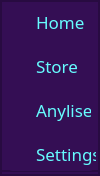
        <widget class="QFrame" name="leftBar">
         <property name="sizePolicy">
          <sizepolicy hsizetype="Preferred" vsizetype="Preferred">
           <horstretch>0</horstretch>
           <verstretch>0</verstretch>
          </sizepolicy>
         </property>
         <property name="minimumSize">
          <size>
           <width>0</width>
           <height>0</height>
          </size>
         </property>
         <property name="maximumSize">
          <size>
           <width>100</width>
           <height>16777215</height>
          </size>
         </property>
         <property name="styleSheet">
          <string notr="true">background-color: rgb(52, 14, 84);</string>
         </property>
         <property name="frameShape">
          <enum>QFrame::StyledPanel</enum>
         </property>
         <property name="frameShadow">
          <enum>QFrame::Raised</enum>
         </property>
         <layout class="QVBoxLayout" name="verticalLayout_3">
          <property name="spacing">
           <number>0</number>
          </property>
          <property name="leftMargin">
           <number>0</number>
          </property>
          <property name="topMargin">
           <number>0</number>
          </property>
          <property name="rightMargin">
           <number>0</number>
          </property>
          <property name="bottomMargin">
           <number>0</number>
          </property>
          <item>
           <widget class="QFrame" name="MainTabs">
            <property name="minimumSize">
             <size>
              <width>0</width>
              <height>150</height>
             </size>
            </property>
            <property name="maximumSize">
             <size>
              <width>16777215</width>
              <height>170</height>
             </size>
            </property>
            <property name="styleSheet">
             <string notr="true">QPushButton {
	border-radius: 7px;
	color: rgb(102, 252, 255);
	font: 13pt &quot;Mongolian Baiti&quot;;
	text-align: left;
}
QPushButton::hover {
	background-color: rgb(170, 0, 255, 100);
}</string>
            </property>
            <property name="frameShape">
             <enum>QFrame::StyledPanel</enum>
            </property>
            <property name="frameShadow">
             <enum>QFrame::Raised</enum>
            </property>
            <layout class="QVBoxLayout" name="verticalLayout_4" stretch="0,0,0,0">
             <property name="spacing">
              <number>10</number>
             </property>
             <property name="leftMargin">
              <number>4</number>
             </property>
             <property name="topMargin">
              <number>2</number>
             </property>
             <property name="rightMargin">
              <number>0</number>
             </property>
             <property name="bottomMargin">
              <number>0</number>
             </property>
             <item>
              <widget class="QPushButton" name="btnHome">
               <property name="sizePolicy">
                <sizepolicy hsizetype="Minimum" vsizetype="Fixed">
                 <horstretch>0</horstretch>
                 <verstretch>0</verstretch>
                </sizepolicy>
               </property>
               <property name="minimumSize">
                <size>
                 <width>85</width>
                 <height>35</height>
                </size>
               </property>
               <property name="maximumSize">
                <size>
                 <width>50</width>
                 <height>35</height>
                </size>
               </property>
               <property name="baseSize">
                <size>
                 <width>0</width>
                 <height>0</height>
                </size>
               </property>
               <property name="font">
                <font>
                 <family>Mongolian Baiti</family>
                 <pointsize>13</pointsize>
                 <weight>50</weight>
                 <italic>false</italic>
                 <bold>false</bold>
                 <stylestrategy>PreferDefault</stylestrategy>
                 <kerning>true</kerning>
                </font>
               </property>
               <property name="toolTipDuration">
                <number>-1</number>
               </property>
               <property name="accessibleDescription">
                <string/>
               </property>
               <property name="layoutDirection">
                <enum>Qt::LeftToRight</enum>
               </property>
               <property name="autoFillBackground">
                <bool>false</bool>
               </property>
               <property name="styleSheet">
                <string notr="true">background-image: url(:/icons/icons/cil-home.png);
background-repeat:none;
padding-left:30px;
background-position:center left;</string>
               </property>
               <property name="text">
                <string notr="true">Home</string>
               </property>
               <property name="iconSize">
                <size>
                 <width>22</width>
                 <height>22</height>
                </size>
               </property>
               <property name="autoDefault">
                <bool>false</bool>
               </property>
              </widget>
             </item>
             <item>
              <widget class="QPushButton" name="btnStore">
               <property name="minimumSize">
                <size>
                 <width>85</width>
                 <height>35</height>
                </size>
               </property>
               <property name="maximumSize">
                <size>
                 <width>50</width>
                 <height>35</height>
                </size>
               </property>
               <property name="font">
                <font>
                 <family>Mongolian Baiti</family>
                 <pointsize>13</pointsize>
                 <weight>50</weight>
                 <italic>false</italic>
                 <bold>false</bold>
                </font>
               </property>
               <property name="styleSheet">
                <string notr="true">background-image: url(:/icons/icons/cil-truck.png);
background-repeat:none;
padding-left:30px;
background-position:center left;</string>
               </property>
               <property name="text">
                <string>Store</string>
               </property>
               <property name="iconSize">
                <size>
                 <width>22</width>
                 <height>22</height>
                </size>
               </property>
              </widget>
             </item>
             <item>
              <widget class="QPushButton" name="btnAnylise">
               <property name="sizePolicy">
                <sizepolicy hsizetype="Minimum" vsizetype="Fixed">
                 <horstretch>0</horstretch>
                 <verstretch>0</verstretch>
                </sizepolicy>
               </property>
               <property name="minimumSize">
                <size>
                 <width>85</width>
                 <height>35</height>
                </size>
               </property>
               <property name="maximumSize">
                <size>
                 <width>50</width>
                 <height>35</height>
                </size>
               </property>
               <property name="font">
                <font>
                 <family>Mongolian Baiti</family>
                 <pointsize>13</pointsize>
                 <weight>50</weight>
                 <italic>false</italic>
                 <bold>false</bold>
                </font>
               </property>
               <property name="styleSheet">
                <string notr="true">background-image: url(:/icons/icons/cil-chart-line.png);
background-repeat:none;
padding-left:30px;
background-position:center left;</string>
               </property>
               <property name="text">
                <string>Anylise</string>
               </property>
               <property name="iconSize">
                <size>
                 <width>22</width>
                 <height>22</height>
                </size>
               </property>
              </widget>
             </item>
             <item>
              <widget class="QPushButton" name="btnSetting">
               <property name="minimumSize">
                <size>
                 <width>90</width>
                 <height>35</height>
                </size>
               </property>
               <property name="maximumSize">
                <size>
                 <width>50</width>
                 <height>35</height>
                </size>
               </property>
               <property name="font">
                <font>
                 <family>Mongolian Baiti</family>
                 <pointsize>13</pointsize>
                 <weight>50</weight>
                 <italic>false</italic>
                 <bold>false</bold>
                </font>
               </property>
               <property name="styleSheet">
                <string notr="true">background-image: url(:/icons/icons/cil-settings.png);
background-repeat:none;
padding-left:30px;
background-position:center left;</string>
               </property>
               <property name="text">
                <string>Settings</string>
               </property>
               <property name="iconSize">
                <size>
                 <width>22</width>
                 <height>22</height>
                </size>
               </property>
              </widget>
             </item>
            </layout>
           </widget>
          </item>
          <item>
           <widget class="QFrame" name="MiddleTab">
            <property name="styleSheet">
             <string notr="true">QPushButton {
	border-radius: 5px;
}
QPushButton::hover {
	background-color: rgb(170, 0, 255, 100);
}</string>
            </property>
            <property name="frameShape">
             <enum>QFrame::StyledPanel</enum>
            </property>
            <property name="frameShadow">
             <enum>QFrame::Raised</enum>
            </property>
            <layout class="QVBoxLayout" name="verticalLayout_16">
             <property name="spacing">
              <number>0</number>
             </property>
             <property name="leftMargin">
              <number>4</number>
             </property>
             <property name="topMargin">
              <number>2</number>
             </property>
             <property name="rightMargin">
              <number>0</number>
             </property>
             <property name="bottomMargin">
              <number>0</number>
             </property>
            </layout>
           </widget>
          </item>
         </layout>
        </widget>
